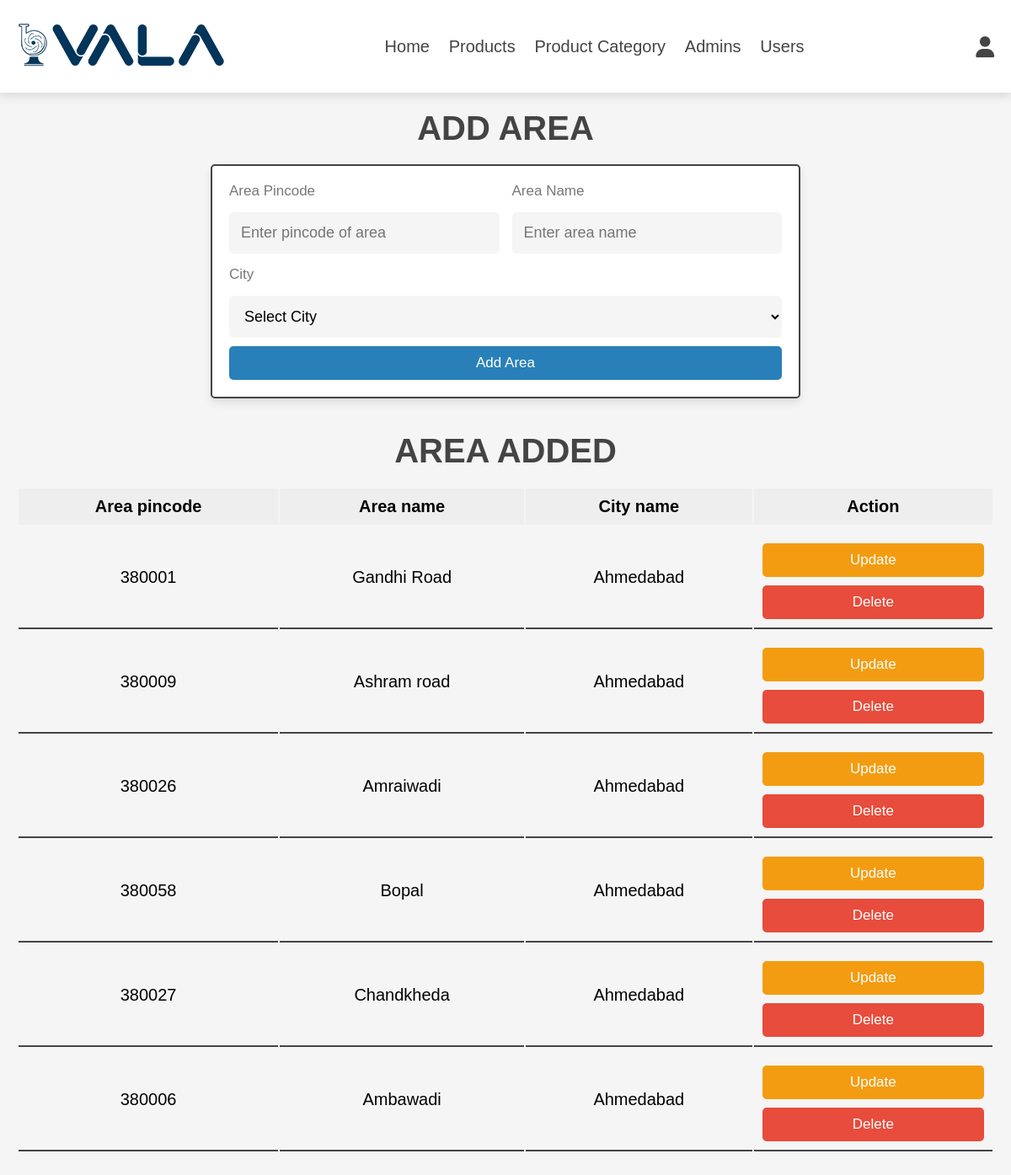
/area.php (signed in), run on the app's committed database.
### tables this page shows
CREATE TABLE `area` (
  `area_id` int(11) NOT NULL,
  `pincode` int(6) NOT NULL,
  `area_name` varchar(30) NOT NULL,
  `city_id` int(11) NOT NULL
);

CREATE TABLE `city` (
  `city_id` int(11) NOT NULL,
  `city_name` varchar(30) NOT NULL
);

### area.php (the view, shortened to what this page needs)
<?php
include 'admin_header.php';
include 'config.php';
?>
<!DOCTYPE html>
<html lang="en">
<head>
   <link rel="stylesheet" href="https://cdnjs.cloudflare.com/ajax/libs/font-awesome/6.1.1/css/all.min.css">
   <link rel="stylesheet" href="css/admin_style.css">
</head>
<body>
<section class="add-products">
   <h1 class="heading">add area</h1>
   <form action="" method="post" enctype="multipart/form-data">
      <div class="flex">
      <div class="inputBox">
            <span>Area Pincode</span>
            <input type="text" class="box" required minlength="6" maxlength="6" pattern="[0-9]{6}" placeholder="Enter pincode of area" name="pin" oninvalid="this.setCustomValidity('Pincode must be of 6 Digit.')">
         </div>
         <div class="inputBox">
            <span>Area Name</span>
            <input type="text" class="box" required  maxlength="30" placeholder="Enter area name" name="area_name">
         </div>
         <div class="inputBox">
            <span>City</span>
            <select name="city_id" id="" class="box" required>
               <option value="">Select City</option>
            </select>
         </div>
      </div>
      <input type="submit" value="add area" class="btn" name="add_area">
   </form>
</section>
<section class="show-products">
   <h1 class="heading">Area added</h1>
   <div class="product-display">
<?php
   $select = mysqli_query($conn,"SELECT a.*,c.city_name AS cname FROM area a,city c WHERE c.city_id=a.city_id");
?>
   <table class="product-display-table">
      <thead>
         <tr>
            <th>Area pincode</th>
            <th>Area name</th>
            <th>City name</th>
            <th>Action</th>
         </tr>
      </thead>
      <?php
         $num = mysqli_num_rows($select);
         if($num>0){
         while($row = mysqli_fetch_assoc($select)){
      ?>
         <tr>
            <td><?php echo $row['pincode']; ?></td>
            <td><?php echo $row['area_name']; ?></td>
            <td><?php echo $row['cname']; ?></td>
            <td>
               <a href="update_area.php?update=<?php echo $row['area_id']; ?>" class="option-btn">update</a>
               <a href="area.php?delete=<?php echo $row['area_id']; ?>" class="delete-btn" onclick="return confirm('Delete this area?');">delete</a>
               </td>
               </tr>
      <?php
         }
      }else{
         echo '<p class="empty">no area added yet!</p>';
      }
      ?>
         </table>
         </div>
</section>
</body>
</html>

### css/admin_style.css (style rules this page uses)
:root { --main-color:#2980b9; --orange:#f39c12; --red:#e74c3c; --black:#444; --white:#fff; --light-color:#777; --light-bg:#f5f5f5; --border:.2rem solid var(--black); --box-shadow:0 .5rem 1rem rgba(0,0,0,.1); --bg-color:#eee; }
* { font-family: 'Nunito', sans-serif; margin:0; padding:0; box-sizing: border-box; outline: none; border:none; text-decoration: none; }
html { font-size: 62.5%; overflow-x: hidden; }
body { background-color: var(--light-bg); }
section { padding:2rem; max-width: 1200px; margin:0 auto; }
.heading { font-size: 4rem; color:var(--black); margin-bottom: 2rem; text-align: center; text-transform: uppercase; }
.btn, .delete-btn, .option-btn { display: block; width: 100%; margin-top: 1rem; border-radius: .5rem; padding:1rem 3rem; font-size: 1.7rem; text-transform: capitalize; color:var(--white); cursor: pointer; text-align: center; }
.btn { background-color: var(--main-color); }
.option-btn { background-color: var(--orange); }
.delete-btn { background-color: var(--red); }
.add-products form { max-width: 70rem; margin: 0 auto; background-color: var(--white); box-shadow: var(--box-shadow); border:var(--border); border-radius: .5rem; padding:2rem; }
.add-products form .flex { display: flex; gap:1.5rem; flex-wrap: wrap; }
.add-products form .flex .inputBox { flex:1 1 25rem; }
.add-products form span { font-size:1.7rem; color:var(--light-color); }
.add-products form .box { font-size: 1.8rem; background-color: var(--light-bg); border-radius: .5rem; padding:1.4rem; width: 100%; margin-top: 1.5rem; }
.product-display { margin:2rem 0; }
.product-display .product-display-table { width: 100%; text-align: center; }
.product-display .product-display-table thead { background: var(--bg-color); }
.product-display .product-display-table th { padding:1rem; font-size: 2rem; }
.product-display .product-display-table td { padding:1rem; font-size: 2rem; border-bottom: var(--border); }

### data on the page
area: pincode "380001", area_name "Gandhi Road", city.city_name "Ahmedabad"
area: pincode "380009", area_name "Ashram road", city.city_name "Ahmedabad"
area: pincode "380026", area_name "Amraiwadi", city.city_name "Ahmedabad"
area: pincode "380058", area_name "Bopal", city.city_name "Ahmedabad"
area: pincode "380027", area_name "Chandkheda", city.city_name "Ahmedabad"
area: pincode "380006", area_name "Ambawadi", city.city_name "Ahmedabad"
